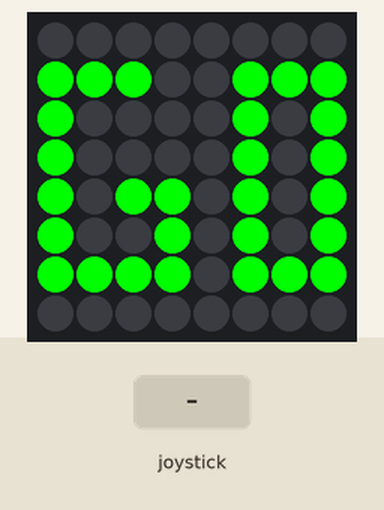
This program was run on a simulated Raspberry Pi (BCM pin numbers) with a Sense HAT. Parts: the Sense HAT's 8×8 RGB LED matrix. The inputs (shaded band) are chosen by the test bench.

Above: at 1.2 s.
1.3 s: joystick pushed up
At 2.4 s:
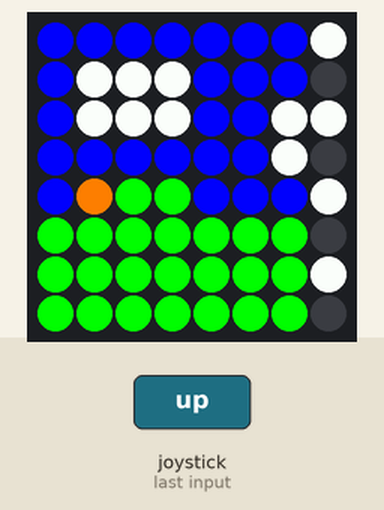
2.8 s: joystick pushed down
At 3.5 s:
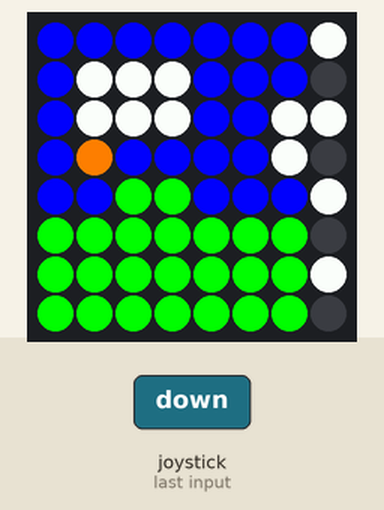
Timing chart, 0 to 5.8 s (numbered marks = the images above; inputs shaded):
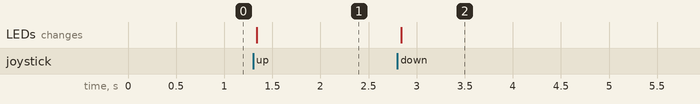

The program:

main.py
```python
import sense_hat
from time import sleep

sense = sense_hat.SenseHat()

sense.set_rotation(180)

b = [0, 0, 255]
w = [255, 255, 255]
g = [0, 255, 0]
y = [255, 255, 0]
e = [0, 0, 0]

man_x = 1
man_y = 4
path = [[0,4],[1,4],[1,3],[2,3],[3,3],[4,3],[4,4],[5,4],[6,4],[7,4]]
pressed = sense_hat.ACTION_PRESSED

go = [
e,e,e,e,e,e,e,e,
g,g,g,e,e,g,g,g,
g,e,e,e,e,g,e,g,
g,e,e,e,e,g,e,g,
g,e,g,g,e,g,e,g,
g,e,e,g,e,g,e,g,
g,g,g,g,e,g,g,g,
e,e,e,e,e,e,e,e
]

bg = [
b,b,b,b,b,b,b,w,
b,w,w,w,b,b,b,e,
b,w,w,w,b,b,w,w,
b,b,b,b,b,b,w,e,
b,b,g,g,b,b,b,w,
g,g,g,g,g,g,g,e,
g,g,g,g,g,g,g,w,
g,g,g,g,g,g,g,e
]

win = [
e,e,e,e,e,e,e,e,
e,e,y,e,e,y,e,e,
e,e,y,e,e,y,e,e,
e,e,y,e,e,y,e,e,
e,e,e,e,e,e,e,e,
e,y,e,e,e,e,y,e,
e,e,y,y,y,y,e,e,
e,e,e,e,e,e,e,e
]

sense.set_pixels(go)
running = True

def whitelist(x,y):
    for e in range(len(path)):
        item = path[e]
        if item == [x,y]:
            return True
    return False

while running:
    for event in sense.stick.get_events():
        if event.action == pressed:
            if event.direction == sense_hat.DIRECTION_UP and man_y < 7 and whitelist(man_x, man_y + 1):
                man_y = man_y + 1
            if event.direction == sense_hat.DIRECTION_DOWN and man_y > 0 and whitelist(man_x, man_y - 1):
                man_y = man_y - 1
            if event.direction == sense_hat.DIRECTION_LEFT and man_x < 7 and whitelist(man_x + 1, man_y):
                man_x = man_x + 1
            if event.direction == sense_hat.DIRECTION_RIGHT and man_x > 0 and whitelist(man_x - 1, man_y):
                man_x = man_x - 1
            sense.set_pixels(bg)
            sense.set_pixel(man_x, man_y, [255, 125, 0])
#        if event.type == QUIT:
#            running = False
    if man_x == 7:
        sense.set_pixels(win)
        print("\nyou win")
        sleep(10)
        running = False

print("bye")
sense.clear()
```

Measured:
- after the input at 1.3 s, the LEDs: change at once (image 1)
- after the input at 2.8 s, the LEDs: change at once (image 2)
